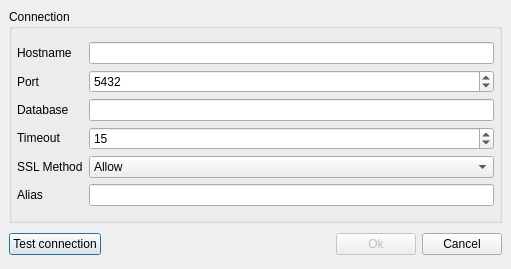
<?xml version="1.0" encoding="UTF-8"?>
<ui version="4.0">
 <class>ProjectDialog</class>
 <widget class="QDialog" name="ProjectDialog">
  <property name="geometry">
   <rect>
    <x>0</x>
    <y>0</y>
    <width>511</width>
    <height>269</height>
   </rect>
  </property>
  <property name="windowTitle">
   <string>Project description</string>
  </property>
  <property name="windowIcon">
   <iconset resource="../../../melampig.qrc">
    <normaloff>:/monitor</normaloff>:/monitor</iconset>
  </property>
  <layout class="QGridLayout">
   <property name="margin">
    <number>9</number>
   </property>
   <property name="spacing">
    <number>6</number>
   </property>
   <item row="0" column="0">
    <widget class="QGroupBox" name="groupBox_2">
     <property name="title">
      <string>Connection</string>
     </property>
     <layout class="QGridLayout">
      <property name="margin">
       <number>5</number>
      </property>
      <property name="spacing">
       <number>3</number>
      </property>
      <item row="0" column="0">
       <layout class="QHBoxLayout">
        <property name="spacing">
         <number>6</number>
        </property>
        <property name="margin">
         <number>0</number>
        </property>
        <item>
         <layout class="QVBoxLayout">
          <property name="spacing">
           <number>6</number>
          </property>
          <property name="margin">
           <number>0</number>
          </property>
          <item>
           <widget class="QLabel" name="label">
            <property name="text">
             <string>Hostname</string>
            </property>
           </widget>
          </item>
          <item>
           <widget class="QLabel" name="label_3">
            <property name="text">
             <string>Port</string>
            </property>
           </widget>
          </item>
          <item>
           <widget class="QLabel" name="label_2">
            <property name="text">
             <string>Database</string>
            </property>
           </widget>
          </item>
          <item>
           <widget class="QLabel" name="label_6">
            <property name="text">
             <string>Timeout</string>
            </property>
           </widget>
          </item>
          <item>
           <widget class="QLabel" name="label_7">
            <property name="text">
             <string>SSL Method</string>
            </property>
           </widget>
          </item>
          <item>
           <widget class="QLabel" name="label_4">
            <property name="text">
             <string>Alias</string>
            </property>
           </widget>
          </item>
         </layout>
        </item>
        <item>
         <layout class="QVBoxLayout">
          <property name="spacing">
           <number>6</number>
          </property>
          <property name="margin">
           <number>0</number>
          </property>
          <item>
           <widget class="QLineEdit" name="hostEdit"/>
          </item>
          <item>
           <widget class="QSpinBox" name="portSpin">
            <property name="maximum">
             <number>65535</number>
            </property>
            <property name="value">
             <number>5432</number>
            </property>
           </widget>
          </item>
          <item>
           <widget class="QLineEdit" name="dbEdit">
            <property name="frame">
             <bool>true</bool>
            </property>
           </widget>
          </item>
          <item>
           <widget class="QSpinBox" name="timeoutSpin">
            <property name="maximum">
             <number>120</number>
            </property>
            <property name="value">
             <number>15</number>
            </property>
           </widget>
          </item>
          <item>
           <widget class="QComboBox" name="sslCombo">
            <property name="currentIndex">
             <number>1</number>
            </property>
            <item>
             <property name="text">
              <string>Disable</string>
             </property>
            </item>
            <item>
             <property name="text">
              <string>Allow</string>
             </property>
            </item>
            <item>
             <property name="text">
              <string>Prefer</string>
             </property>
            </item>
            <item>
             <property name="text">
              <string>Require</string>
             </property>
            </item>
           </widget>
          </item>
          <item>
           <widget class="QLineEdit" name="aliasEdit">
            <property name="readOnly">
             <bool>false</bool>
            </property>
           </widget>
          </item>
         </layout>
        </item>
       </layout>
      </item>
     </layout>
    </widget>
   </item>
   <item row="1" column="0">
    <layout class="QHBoxLayout">
     <property name="spacing">
      <number>6</number>
     </property>
     <property name="margin">
      <number>0</number>
     </property>
     <item>
      <widget class="QPushButton" name="testButton">
       <property name="text">
        <string>Test connection</string>
       </property>
       <property name="icon">
   <iconset resource="../../../melampig.qrc">
         <normaloff>:/icons/connect.png</normaloff>:/icons/connect.png</iconset>
       </property>
      </widget>
     </item>
     <item>
      <spacer>
       <property name="orientation">
        <enum>Qt::Horizontal</enum>
       </property>
       <property name="sizeHint" stdset="0">
        <size>
         <width>188</width>
         <height>31</height>
        </size>
       </property>
      </spacer>
     </item>
     <item>
      <widget class="QPushButton" name="okButton">
       <property name="enabled">
        <bool>false</bool>
       </property>
       <property name="text">
        <string>Ok</string>
       </property>
       <property name="icon">
   <iconset resource="../../../melampig.qrc">
         <normaloff>:/icons/accept.png</normaloff>:/icons/accept.png</iconset>
       </property>
      </widget>
     </item>
     <item>
      <widget class="QPushButton" name="cancelButton">
       <property name="text">
        <string>Cancel</string>
       </property>
       <property name="icon">
   <iconset resource="../../../melampig.qrc">
         <normaloff>:/icons/cancel.png</normaloff>:/icons/cancel.png</iconset>
       </property>
      </widget>
     </item>
    </layout>
   </item>
  </layout>
 </widget>
 <tabstops>
  <tabstop>hostEdit</tabstop>
  <tabstop>portSpin</tabstop>
  <tabstop>dbEdit</tabstop>
  <tabstop>timeoutSpin</tabstop>
  <tabstop>sslCombo</tabstop>
  <tabstop>testButton</tabstop>
  <tabstop>okButton</tabstop>
  <tabstop>cancelButton</tabstop>
 </tabstops>
 <resources>
  <include location="./../../melampig.qrc"/>
 </resources>
 <connections/>
</ui>
